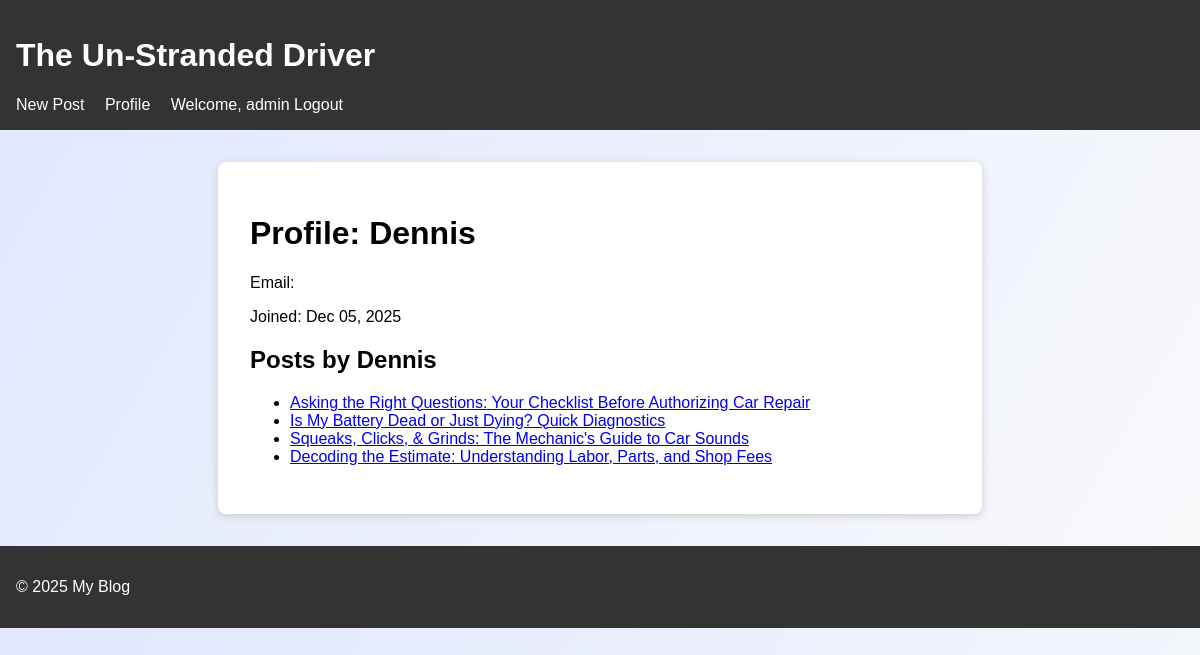
Page /profile/Dennis/ (signed in) on the committed database.
### blog/models.py (models this page shows, shortened)
class Post(models.Model):
	title = models.CharField(max_length=200)
	slug = models.SlugField(unique=True)
	author = models.ForeignKey(get_user_model(), on_delete=models.CASCADE, related_name='posts')
	content = models.TextField()
	image = models.ImageField(upload_to='post_images/', blank=True, null=True)
	created_at = models.DateTimeField(auto_now_add=True)
	updated_at = models.DateTimeField(auto_now=True)
	class Meta:
		ordering = ['-created_at']

### blog/views.py (the view)
# urls.py: path('profile/', views.profile, name='profile'),
@login_required
def profile(request, username=None):
	if username:
		user = get_object_or_404(User, username=username)
	else:
		user = request.user
	return render(request, 'blog/profile.html', {'profile_user': user})

### blog/templates/blog/profile.html
{% extends 'blog/base.html' %}
{% block content %}
  <h1>Profile: {{ profile_user.username }}</h1>
  <p>Email: {{ profile_user.email }}</p>
  <p>Joined: {{ profile_user.date_joined|date:'M d, Y' }}</p>
  <h2>Posts by {{ profile_user.username }}</h2>
  <ul>
    {% for post in profile_user.posts.all %}
      <li><a href="{% url 'blog:post_detail' slug=post.slug %}">{{ post.title }}</a></li>
    {% empty %}
      <li>No posts yet.</li>
    {% endfor %}
  </ul>
{% endblock %}

### blog/templates/blog/base.html (shortened to what this page needs)
{% load static %}
<!DOCTYPE html>
<html lang="en">
<head>
    <link rel="stylesheet" href="{% static 'blog/style.css' %}">
</head>
<body>
    <header>
        <h1><a href="{% url 'blog:post_list' %}" aria-label="Home">The Un-Stranded Driver</a></h1>
        <nav aria-label="Main navigation">
            <a href="{% url 'blog:post_create' %}" aria-label="Create new post">New Post</a>
            {% if user.is_authenticated %}
                <a href="{% url 'blog:profile' %}" aria-label="View profile">Profile</a>
                <span aria-live="polite">Welcome, {{ user.username }}</span>
                <a href="/admin/logout/" aria-label="Logout">Logout</a>
            {% else %}
                <a href="{% url 'blog:register' %}" aria-label="Register">Register</a>
                <a href="/admin/login/" aria-label="Login">Login</a>
            {% endif %}
        </nav>
    </header>
    <main>
        {% block content %}{% endblock %}
    </main>
    <footer>
        <p>&copy; {{ year|default:2025 }} My Blog</p>
    </footer>
</body>
</html>

### static/blog/style.css (style rules this page uses)
body { font-family: Arial, sans-serif; background: linear-gradient(120deg, #e0e7ff 0%, #f9fafb 100%); margin: 0; }
header, footer { background: #333; color: #fff; padding: 1em; }
header a, footer a { color: #fff; text-decoration: none; }
main { max-width: 700px; margin: 2em auto; background: #fff; padding: 2em; border-radius: 8px; box-shadow: 0 2px 8px #ccc; }
nav a { margin-right: 1em; }

### rows in the picture
Post: title "Asking the Right Questions: Your Checklist Before Authorizing Car Repair"
Post: title "Is My Battery Dead or Just Dying? Quick Diagnostics"
Post: title "Squeaks, Clicks, & Grinds: The Mechanic's Guide to Car Sounds"
Post: title "Decoding the Estimate: Understanding Labor, Parts, and Shop Fees"

### other values in the picture
{{ user.username }} "admin"
{{ profile_user.username }} "Dennis"
{{ profile_user.date_joined|date:'M d, Y' }} "Dec 05, 2025"
{{ year|default:2025 }} "2025"
